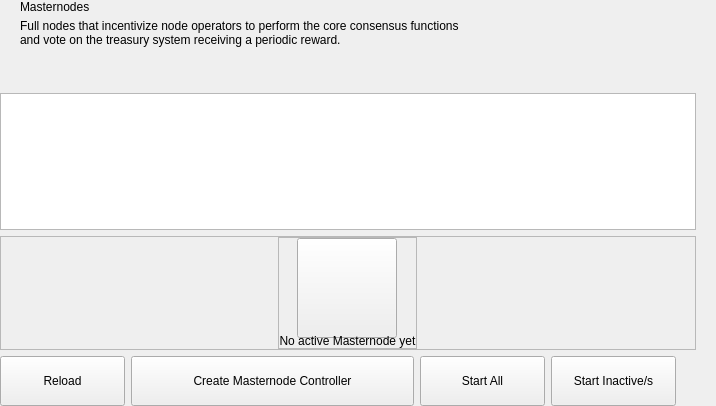
<?xml version="1.0" encoding="UTF-8"?>
<ui version="4.0">
 <class>MasterNodesWidget</class>
 <widget class="QWidget" name="MasterNodesWidget">
  <property name="geometry">
   <rect>
    <x>0</x>
    <y>0</y>
    <width>629</width>
    <height>406</height>
   </rect>
  </property>
  <property name="windowTitle">
   <string notr="true">N/A</string>
  </property>
  <layout class="QHBoxLayout" name="horizontalLayout_2" stretch="2,1">
   <property name="spacing">
    <number>0</number>
   </property>
   <property name="leftMargin">
    <number>0</number>
   </property>
   <property name="topMargin">
    <number>0</number>
   </property>
   <property name="rightMargin">
    <number>0</number>
   </property>
   <property name="bottomMargin">
    <number>0</number>
   </property>
   <item>
    <widget class="QWidget" name="left" native="true">
     <layout class="QVBoxLayout" name="verticalLayout_3">
      <property name="leftMargin">
       <number>0</number>
      </property>
      <property name="topMargin">
       <number>0</number>
      </property>
      <property name="rightMargin">
       <number>0</number>
      </property>
      <property name="bottomMargin">
       <number>0</number>
      </property>
      <item>
       <layout class="QVBoxLayout" name="verticalLayout_2">
        <property name="spacing">
         <number>6</number>
        </property>
        <item>
         <layout class="QHBoxLayout" name="horizontalLayout_3">
          <property name="spacing">
           <number>0</number>
          </property>
          <property name="leftMargin">
           <number>20</number>
          </property>
          <item>
           <layout class="QVBoxLayout" name="verticalLayout_8">
            <property name="spacing">
             <number>5</number>
            </property>
            <item>
             <widget class="QLabel" name="labelTitle">
              <property name="text">
               <string>Masternodes</string>
              </property>
             </widget>
            </item>
            <item alignment="Qt::AlignTop">
             <widget class="QLabel" name="labelSubtitle1">
              <property name="text">
               <string>Full nodes that incentivize node operators to perform the core consensus functions
and vote on the treasury system receiving a periodic reward.</string>
              </property>
             </widget>
            </item>
           </layout>
          </item>
          <item>
           <spacer name="horizontalSpacer">
            <property name="orientation">
             <enum>Qt::Horizontal</enum>
            </property>
            <property name="sizeHint" stdset="0">
             <size>
              <width>40</width>
              <height>20</height>
             </size>
            </property>
           </spacer>
          </item>
         </layout>
        </item>
        <item>
         <spacer name="verticalSpacer_2">
          <property name="orientation">
           <enum>Qt::Vertical</enum>
          </property>
          <property name="sizeType">
           <enum>QSizePolicy::Fixed</enum>
          </property>
          <property name="sizeHint" stdset="0">
           <size>
            <width>20</width>
            <height>40</height>
           </size>
          </property>
         </spacer>
        </item>
        <item>
         <layout class="QVBoxLayout" name="verticalLayout_6"/>
        </item>
        <item>
         <widget class="QListView" name="listMn">
          <property name="mouseTracking">
           <bool>true</bool>
          </property>
         </widget>
        </item>
        <item>
         <widget class="QFrame" name="emptyContainer">
          <property name="minimumSize">
           <size>
            <width>0</width>
            <height>100</height>
           </size>
          </property>
          <property name="frameShape">
           <enum>QFrame::StyledPanel</enum>
          </property>
          <property name="frameShadow">
           <enum>QFrame::Raised</enum>
          </property>
          <layout class="QVBoxLayout" name="verticalLayout_7" stretch="1,8">
           <property name="spacing">
            <number>0</number>
           </property>
           <property name="leftMargin">
            <number>0</number>
           </property>
           <property name="topMargin">
            <number>0</number>
           </property>
           <property name="rightMargin">
            <number>0</number>
           </property>
           <property name="bottomMargin">
            <number>0</number>
           </property>
           <item>
            <spacer name="verticalSpacer">
             <property name="orientation">
              <enum>Qt::Vertical</enum>
             </property>
             <property name="sizeHint" stdset="0">
              <size>
               <width>20</width>
               <height>20</height>
              </size>
             </property>
            </spacer>
           </item>
           <item alignment="Qt::AlignHCenter|Qt::AlignVCenter">
            <widget class="QFrame" name="emptyScreen">
             <property name="sizePolicy">
              <sizepolicy hsizetype="Expanding" vsizetype="Expanding">
               <horstretch>0</horstretch>
               <verstretch>0</verstretch>
              </sizepolicy>
             </property>
             <property name="frameShape">
              <enum>QFrame::StyledPanel</enum>
             </property>
             <property name="frameShadow">
              <enum>QFrame::Raised</enum>
             </property>
             <layout class="QVBoxLayout" name="verticalLayout">
              <property name="spacing">
               <number>30</number>
              </property>
              <property name="leftMargin">
               <number>0</number>
              </property>
              <property name="topMargin">
               <number>0</number>
              </property>
              <property name="rightMargin">
               <number>0</number>
              </property>
              <property name="bottomMargin">
               <number>0</number>
              </property>
              <item alignment="Qt::AlignHCenter|Qt::AlignVCenter">
               <widget class="QPushButton" name="pushImgEmpty">
                <property name="minimumSize">
                 <size>
                  <width>100</width>
                  <height>100</height>
                 </size>
                </property>
                <property name="maximumSize">
                 <size>
                  <width>100</width>
                  <height>100</height>
                 </size>
                </property>
                <property name="focusPolicy">
                 <enum>Qt::NoFocus</enum>
                </property>
                <property name="text">
                 <string/>
                </property>
                <property name="iconSize">
                 <size>
                  <width>100</width>
                  <height>100</height>
                 </size>
                </property>
               </widget>
              </item>
              <item alignment="Qt::AlignHCenter|Qt::AlignVCenter">
               <widget class="QLabel" name="labelEmpty">
                <property name="styleSheet">
                 <string notr="true"/>
                </property>
                <property name="text">
                 <string>No active Masternode yet</string>
                </property>
                <property name="alignment">
                 <set>Qt::AlignCenter</set>
                </property>
               </widget>
              </item>
             </layout>
            </widget>
           </item>
          </layout>
         </widget>
        </item>
        <item>
         <layout class="QHBoxLayout" name="horizontalLayout_7">
          <property name="rightMargin">
           <number>20</number>
          </property>
          <item>
           <spacer name="horizontalSpacer_5">
            <property name="orientation">
             <enum>Qt::Horizontal</enum>
            </property>
            <property name="sizeType">
             <enum>QSizePolicy::Expanding</enum>
            </property>
            <property name="sizeHint" stdset="0">
             <size>
              <width>40</width>
              <height>20</height>
             </size>
            </property>
           </spacer>
          </item>
		  <item>
           <widget class="QPushButton" name="pushButtonreloadmnconfig">
            <property name="minimumSize">
             <size>
              <width>125</width>
              <height>50</height>
             </size>
            </property>
            <property name="text">
             <string>Reload</string>
            </property>
           </widget>
          </item>
          <item>
           <widget class="QPushButton" name="pushButtonSave">
            <property name="minimumSize">
             <size>
              <width>283</width>
              <height>50</height>
             </size>
            </property>
            <property name="maximumSize">
             <size>
              <width>283</width>
              <height>50</height>
             </size>
            </property>
            <property name="focusPolicy">
             <enum>Qt::NoFocus</enum>
            </property>
            <property name="text">
             <string>Create Masternode Controller</string>
            </property>
           </widget>
          </item>
          <item>
           <widget class="QPushButton" name="pushButtonStartAll">
            <property name="minimumSize">
             <size>
              <width>125</width>
              <height>50</height>
             </size>
            </property>
            <property name="text">
             <string>Start All</string>
            </property>
           </widget>
          </item>
          <item>
           <widget class="QPushButton" name="pushButtonStartMissing">
            <property name="minimumSize">
             <size>
              <width>125</width>
              <height>50</height>
             </size>
            </property>
            <property name="text">
             <string>Start Inactive/s</string>
            </property>
           </widget>
          </item>
         </layout>
        </item>
       </layout>
      </item>
     </layout>
    </widget>
   </item>
   <item>
    <widget class="QWidget" name="right" native="true">
     <layout class="QVBoxLayout" name="verticalLayout_5">
      <property name="leftMargin">
       <number>0</number>
      </property>
      <property name="topMargin">
       <number>0</number>
      </property>
      <property name="rightMargin">
       <number>0</number>
      </property>
      <property name="bottomMargin">
       <number>0</number>
      </property>
      <item>
       <layout class="QVBoxLayout" name="verticalLayout_4">
        <property name="spacing">
         <number>6</number>
        </property>
        <item>
         <widget class="OptionButton" name="btnAbout" native="true">
          <property name="minimumSize">
           <size>
            <width>0</width>
            <height>50</height>
           </size>
          </property>
         </widget>
        </item>
        <item>
         <widget class="OptionButton" name="btnAboutController" native="true">
          <property name="minimumSize">
           <size>
            <width>0</width>
            <height>50</height>
           </size>
          </property>
         </widget>
        </item>
        <item>
         <spacer name="verticalSpacer_5">
          <property name="orientation">
           <enum>Qt::Vertical</enum>
          </property>
          <property name="sizeHint" stdset="0">
           <size>
            <width>20</width>
            <height>40</height>
           </size>
          </property>
         </spacer>
        </item>
       </layout>
      </item>
     </layout>
    </widget>
   </item>
  </layout>
 </widget>
 <customwidgets>
  <customwidget>
   <class>OptionButton</class>
   <extends>QWidget</extends>
   <header>qt/magnus/optionbutton.h</header>
   <container>1</container>
  </customwidget>
 </customwidgets>
 <resources/>
 <connections/>
</ui>
